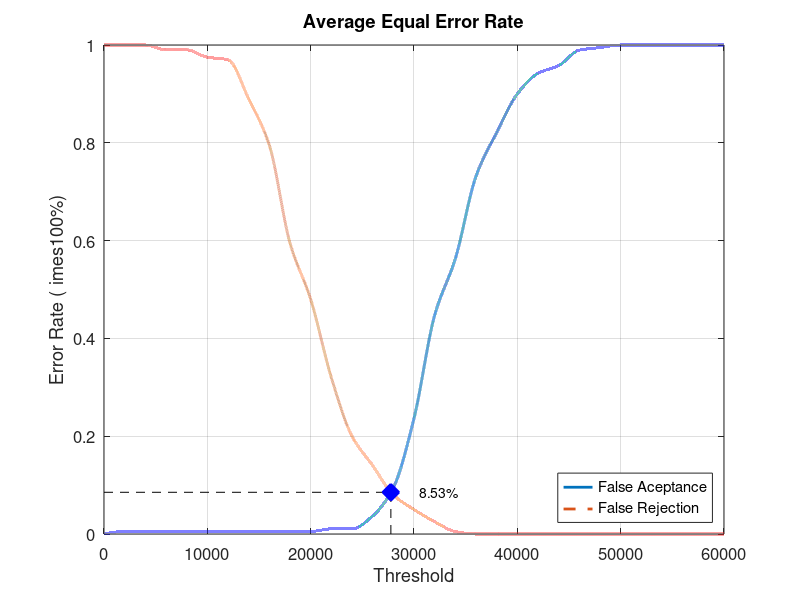
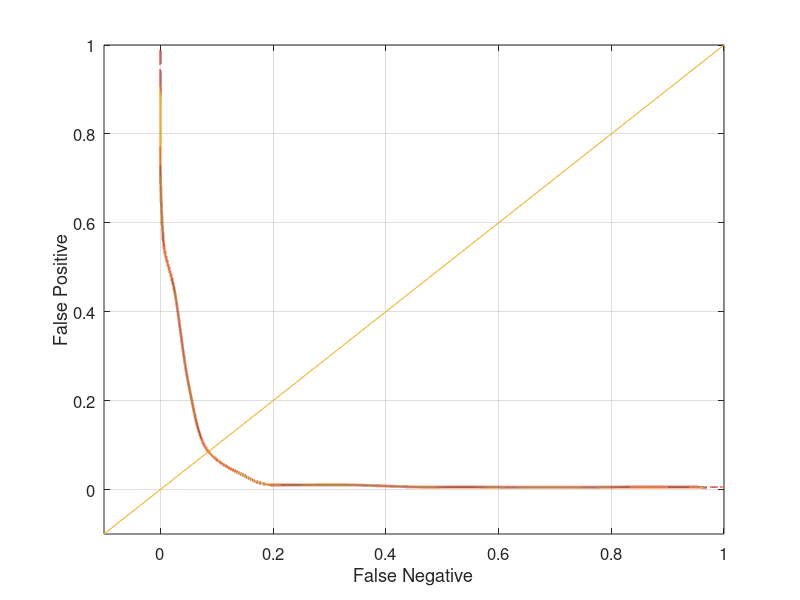

Source code (MATLAB) for these figures, in order:
close all;
clear;
clc;
x = 0:2000:60000;
xq = 0:0.5:60000;

y0 = [0 0.00526316 0.00526316 0.00526316 0.00526316 0.00526316 0.00526316 0.00526316 0.00526316 0.00526316 0.00526316 0.0105263 0.0105263 0.0368421 0.0947368 0.236842 0.447368 0.563158 0.731579 0.821053 0.9 0.942105 0.957895 0.989474 0.994737 1 1 1 1 1 1]
yy0 = interp1(x, y0, xq, 'pchip');
y1 = [1 1 1 0.99 0.99 0.975 0.97 0.89 0.795 0.595 0.48 0.32 0.2 0.14 0.08 0.05 0.025 0.005 0 0 0 0 0 0 0 0 0 0 0 0 0]
yy1 = interp1(x, y1, xq, 'pchip');

% Calculating EER: 
y2 = abs(y0 - y1);
find(y2 == min(y2))
yy2 = abs(yy0 - yy1);
xEER = find(yy2 == min(yy2));
xEERIndex = xq(xEER) % X-axis EER
yEER = yy0(xEER) % Y-axis EER

main = figure
plot(xq, yy0,'-','LineWidth', 2);	hold on
plot(xq, yy1,'--','LineWidth', 2);	hold on
plot([xEERIndex xEERIndex], [0 yEER], 'k--');	hold on
plot([0 xEERIndex], [yEER yEER], 'k--');	hold on
plot(xEERIndex, yEER, 'bx', 'LineWidth', 10);	hold on
text(xEERIndex + 10 * xEERIndex / 100, yEER, [num2str(round((10000 * yEER)) / 100) '%'])
legend('False Aceptance', 'False Rejection', 'Location', 'SouthEast')
xlabel('Threshold')
ylabel('Error Rate (	imes100%)')
title('Average Equal Error Rate')
set(gca, 'FontSize', 12)
axis([0 60000 0 1])
grid on

print(main, 'Database4_1Main', '-dpng');
FNRxFPR = figure('Color', [1 1 1]);
plot(yy1, yy0, '-', yy1, yy0, 'LineWidth', 2);
hold on
y = -0.1:0.1:1
plot(y, y); 
set(gca, 'FontSize', 12)
xlabel('False Negative')
ylabel('False Positive')
axis([-0.1 1 -0.1 1])
set(gca, 'FontSize', 12)
grid on

print(FNRxFPR, 'Database4_1FNRxFPR','-dpng');
